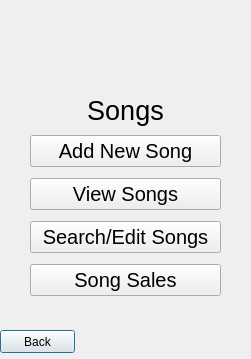
<?xml version="1.0" encoding="UTF-8"?>
<ui version="4.0">
 <class>Music_Songs_Main</class>
 <widget class="QDialog" name="Music_Songs_Main">
  <property name="geometry">
   <rect>
    <x>0</x>
    <y>0</y>
    <width>251</width>
    <height>359</height>
   </rect>
  </property>
  <property name="windowTitle">
   <string>Songs Main</string>
  </property>
  <widget class="QPushButton" name="Songs_BackButton">
   <property name="geometry">
    <rect>
     <x>0</x>
     <y>330</y>
     <width>75</width>
     <height>23</height>
    </rect>
   </property>
   <property name="text">
    <string>Back</string>
   </property>
  </widget>
  <widget class="QLabel" name="SongMenu_Logo">
   <property name="geometry">
    <rect>
     <x>90</x>
     <y>20</y>
     <width>71</width>
     <height>71</height>
    </rect>
   </property>
   <property name="text">
    <string/>
   </property>
  </widget>
  <widget class="QLabel" name="Songs_MainText">
   <property name="geometry">
    <rect>
     <x>0</x>
     <y>90</y>
     <width>251</width>
     <height>41</height>
    </rect>
   </property>
   <property name="font">
    <font>
     <pointsize>20</pointsize>
    </font>
   </property>
   <property name="text">
    <string>Songs</string>
   </property>
   <property name="alignment">
    <set>Qt::AlignCenter</set>
   </property>
  </widget>
  <widget class="QWidget" name="verticalLayoutWidget">
   <property name="geometry">
    <rect>
     <x>30</x>
     <y>130</y>
     <width>191</width>
     <height>171</height>
    </rect>
   </property>
   <layout class="QVBoxLayout" name="verticalLayout">
    <item>
     <widget class="QPushButton" name="SongMenu_AddSongButton">
      <property name="font">
       <font>
        <pointsize>15</pointsize>
       </font>
      </property>
      <property name="text">
       <string>Add New Song</string>
      </property>
     </widget>
    </item>
    <item>
     <widget class="QPushButton" name="SongMenu_ViewSongsButton">
      <property name="font">
       <font>
        <pointsize>15</pointsize>
       </font>
      </property>
      <property name="text">
       <string>View Songs</string>
      </property>
     </widget>
    </item>
    <item>
     <widget class="QPushButton" name="SongMenu_SearchSongsButton">
      <property name="font">
       <font>
        <pointsize>15</pointsize>
       </font>
      </property>
      <property name="text">
       <string>Search/Edit Songs</string>
      </property>
     </widget>
    </item>
    <item>
     <widget class="QPushButton" name="SongMenu_SongSalesButton">
      <property name="font">
       <font>
        <pointsize>15</pointsize>
       </font>
      </property>
      <property name="text">
       <string>Song Sales</string>
      </property>
     </widget>
    </item>
   </layout>
  </widget>
  <zorder>Songs_BackButton</zorder>
  <zorder>SongMenu_Logo</zorder>
  <zorder>Songs_MainText</zorder>
  <zorder>verticalLayoutWidget</zorder>
  <zorder>SongMenu_AddSongButton</zorder>
 </widget>
 <resources/>
 <connections>
  <connection>
   <sender>SongMenu_AddSongButton</sender>
   <signal>clicked()</signal>
   <receiver>Music_Songs_Main</receiver>
   <slot>AddSongButton()</slot>
   <hints>
    <hint type="sourcelabel">
     <x>174</x>
     <y>164</y>
    </hint>
    <hint type="destinationlabel">
     <x>163</x>
     <y>273</y>
    </hint>
   </hints>
  </connection>
  <connection>
   <sender>Songs_BackButton</sender>
   <signal>clicked()</signal>
   <receiver>Music_Songs_Main</receiver>
   <slot>BackButton()</slot>
   <hints>
    <hint type="sourcelabel">
     <x>74</x>
     <y>330</y>
    </hint>
    <hint type="destinationlabel">
     <x>83</x>
     <y>273</y>
    </hint>
   </hints>
  </connection>
  <connection>
   <sender>SongMenu_ViewSongsButton</sender>
   <signal>clicked()</signal>
   <receiver>Music_Songs_Main</receiver>
   <slot>ViewSongsButton()</slot>
   <hints>
    <hint type="sourcelabel">
     <x>191</x>
     <y>205</y>
    </hint>
    <hint type="destinationlabel">
     <x>219</x>
     <y>273</y>
    </hint>
   </hints>
  </connection>
  <connection>
   <sender>SongMenu_SearchSongsButton</sender>
   <signal>clicked()</signal>
   <receiver>Music_Songs_Main</receiver>
   <slot>SearchSongsButton()</slot>
   <hints>
    <hint type="sourcelabel">
     <x>179</x>
     <y>246</y>
    </hint>
    <hint type="destinationlabel">
     <x>199</x>
     <y>358</y>
    </hint>
   </hints>
  </connection>
  <connection>
   <sender>SongMenu_SongSalesButton</sender>
   <signal>clicked()</signal>
   <receiver>Music_Songs_Main</receiver>
   <slot>SongSalesButton()</slot>
   <hints>
    <hint type="sourcelabel">
     <x>191</x>
     <y>284</y>
    </hint>
    <hint type="destinationlabel">
     <x>202</x>
     <y>514</y>
    </hint>
   </hints>
  </connection>
 </connections>
 <slots>
  <slot>AddSongButton()</slot>
  <slot>BackButton()</slot>
  <slot>ViewSongsButton()</slot>
  <slot>SearchSongsButton()</slot>
  <slot>SongSalesButton()</slot>
 </slots>
</ui>
